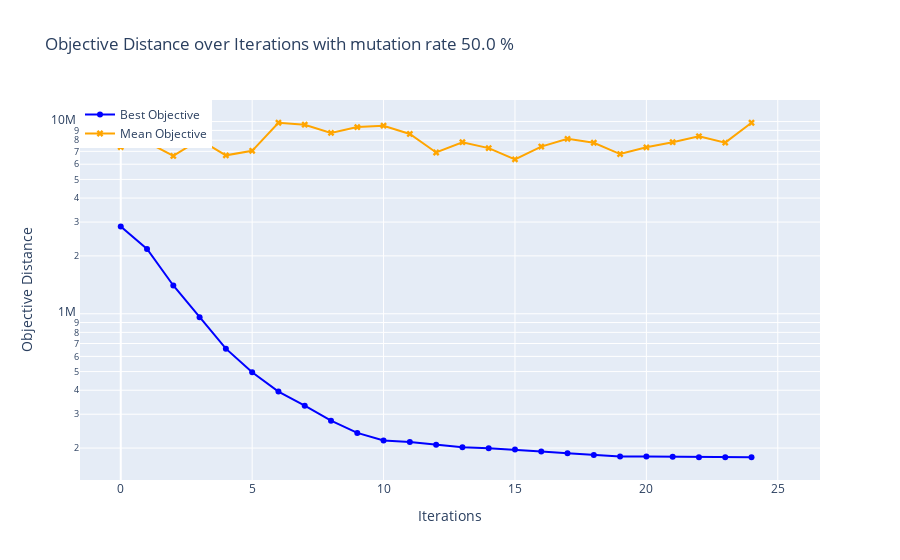
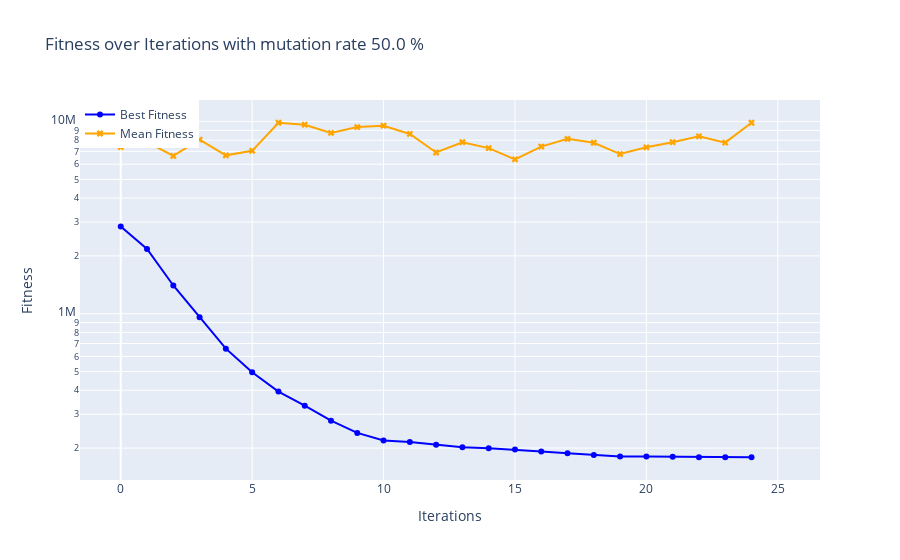
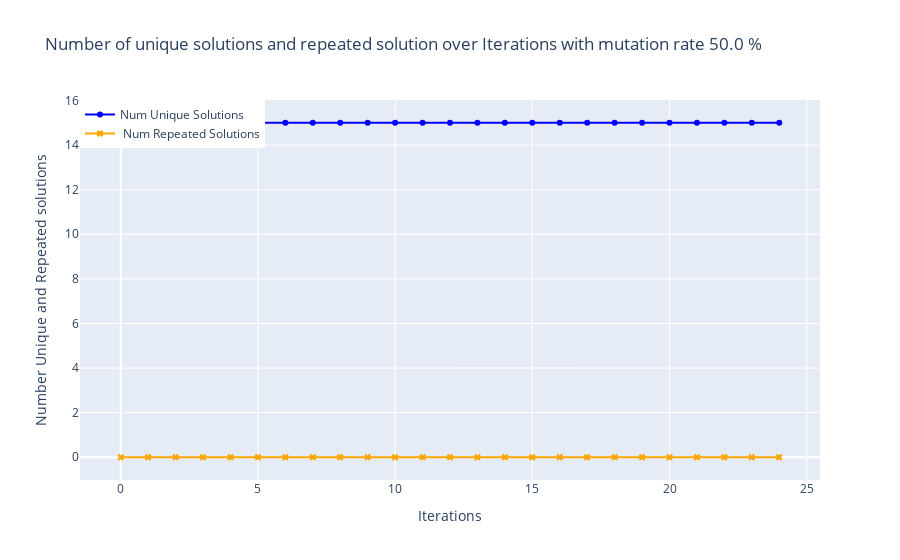
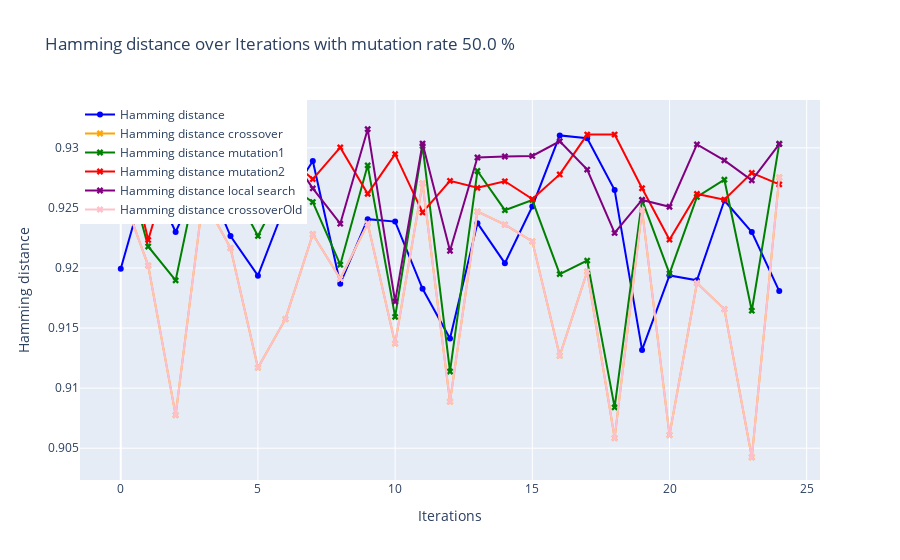

The cell these charts' notebook holds for them, in order:
### Code cell
def main():
    # Create an instance of the r0818807 class
    c = r0818807()

    # Define the filename for the dataset
    filename = 'tour1000.csv'

    # Run the optimization with local search enabled
    c.run(filename=filename, generateDataSets=False, clusters=False, local_search=True)

if __name__ == "__main__":
    main()

### Figure 1 — Plotly figure (JSON) as saved in the notebook; plotly's stock layout.template omitted (floating-point values rounded to 4 significant figures)
{"data": [{"line": {"color": "blue"}, "marker": {"symbol": "circle"}, "mode": "lines+markers", "name": "Best Objective", "type": "scatter", "x": [0, 1, 2, 3, 4, 5, 6, 7, 8, 9, 10, 11, 12, 13, 14, 15, 16, 17, 18, 19, 20, 21, 22, 23, 24], "y": [2845000.0, 2171000.0, 1403000.0, 960100.0, 658200.0, 495600.0, 393500.0, 332200.0, 277800.0, 239900.0, 218900.0, 215000.0, 208400.0, 202100.0, 199600.0, 196600.0, 192000.0, 188200.0, 184000.0, 180900.0, 180900.0, 180400.0, 179100.0, 179100.0, 179100.0]}, {"line": {"color": "orange"}, "marker": {"symbol": "x"}, "mode": "lines+markers", "name": "Mean Objective", "type": "scatter", "x": [0, 1, 2, 3, 4, 5, 6, 7, 8, 9, 10, 11, 12, 13, 14, 15, 16, 17, 18, 19, 20, 21, 22, 23, 24], "y": [7361000.0, 7821000.0, 6626000.0, 8060000.0, 6672000.0, 7046000.0, 9862000.0, 9633000.0, 8731000.0, 9363000.0, 9521000.0, 8625000.0, 6906000.0, 7811000.0, 7278000.0, 6357000.0, 7413000.0, 8130000.0, 7760000.0, 6777000.0, 7344000.0, 7810000.0, 8385000.0, 7771000.0, 9859000.0]}], "layout": {"annotations": [{"arrowhead": 1, "ax": -10, "ay": -40, "bgcolor": "white", "bordercolor": "black", "showarrow": true, "text": "Best: 179142.1851437517<br>Mean: 9858949.875273976", "x": 24, "y": 179100.0}], "hovermode": "x", "legend": {"x": 0, "y": 1}, "title": {"text": "Objective Distance over Iterations with mutation rate 50.0 %"}, "xaxis": {"title": {"text": "Iterations"}}, "yaxis": {"autorange": true, "title": {"text": "Objective Distance"}, "type": "log"}}}

### Figure 2 — Plotly figure (JSON) as saved in the notebook; plotly's stock layout.template omitted (floating-point values rounded to 4 significant figures)
{"data": [{"line": {"color": "blue"}, "marker": {"symbol": "circle"}, "mode": "lines+markers", "name": "Best Fitness", "type": "scatter", "x": [0, 1, 2, 3, 4, 5, 6, 7, 8, 9, 10, 11, 12, 13, 14, 15, 16, 17, 18, 19, 20, 21, 22, 23, 24], "y": [2845000.0, 2171000.0, 1403000.0, 960100.0, 658200.0, 495600.0, 393500.0, 332200.0, 277800.0, 239900.0, 218900.0, 215000.0, 208400.0, 202100.0, 199600.0, 196600.0, 192000.0, 188200.0, 184000.0, 180900.0, 180900.0, 180400.0, 179100.0, 179100.0, 179100.0]}, {"line": {"color": "orange"}, "marker": {"symbol": "x"}, "mode": "lines+markers", "name": "Mean Fitness", "type": "scatter", "x": [0, 1, 2, 3, 4, 5, 6, 7, 8, 9, 10, 11, 12, 13, 14, 15, 16, 17, 18, 19, 20, 21, 22, 23, 24], "y": [7361000.0, 7821000.0, 6626000.0, 8060000.0, 6672000.0, 7046000.0, 9862000.0, 9633000.0, 8731000.0, 9363000.0, 9521000.0, 8625000.0, 6906000.0, 7811000.0, 7278000.0, 6357000.0, 7413000.0, 8130000.0, 7760000.0, 6777000.0, 7344000.0, 7810000.0, 8385000.0, 7771000.0, 9859000.0]}], "layout": {"annotations": [{"arrowhead": 1, "ax": -10, "ay": -40, "bgcolor": "white", "bordercolor": "black", "showarrow": true, "text": "Best: 179142.1851437517<br>Mean: 9858949.875273976", "x": 24, "y": 179100.0}], "hovermode": "x", "legend": {"x": 0, "y": 1}, "title": {"text": "Fitness over Iterations with mutation rate 50.0 %"}, "xaxis": {"title": {"text": "Iterations"}}, "yaxis": {"autorange": true, "title": {"text": "Fitness"}, "type": "log"}}}

### Figure 3 — Plotly figure (JSON) as saved in the notebook; plotly's stock layout.template omitted (floating-point values rounded to 4 significant figures)
{"data": [{"line": {"color": "blue"}, "marker": {"symbol": "circle"}, "mode": "lines+markers", "name": "Num Unique Solutions", "type": "scatter", "x": [0, 1, 2, 3, 4, 5, 6, 7, 8, 9, 10, 11, 12, 13, 14, 15, 16, 17, 18, 19, 20, 21, 22, 23, 24], "y": [15, 15, 15, 15, 15, 15, 15, 15, 15, 15, 15, 15, 15, 15, 15, 15, 15, 15, 15, 15, 15, 15, 15, 15, 15]}, {"line": {"color": "orange"}, "marker": {"symbol": "x"}, "mode": "lines+markers", "name": " Num Repeated Solutions", "type": "scatter", "x": [0, 1, 2, 3, 4, 5, 6, 7, 8, 9, 10, 11, 12, 13, 14, 15, 16, 17, 18, 19, 20, 21, 22, 23, 24], "y": [0, 0, 0, 0, 0, 0, 0, 0, 0, 0, 0, 0, 0, 0, 0, 0, 0, 0, 0, 0, 0, 0, 0, 0, 0]}], "layout": {"hovermode": "x", "legend": {"x": 0, "y": 1}, "title": {"text": "Number of unique solutions and repeated solution over Iterations with mutation rate 50.0 %"}, "xaxis": {"title": {"text": "Iterations"}}, "yaxis": {"title": {"text": "Number Unique and Repeated solutions"}}}}

### Figure 4 — Plotly figure (JSON) as saved in the notebook; plotly's stock layout.template omitted (floating-point values rounded to 4 significant figures)
{"data": [{"line": {"color": "blue"}, "marker": {"symbol": "circle"}, "mode": "lines+markers", "name": "Hamming distance", "type": "scatter", "x": [0, 1, 2, 3, 4, 5, 6, 7, 8, 9, 10, 11, 12, 13, 14, 15, 16, 17, 18, 19, 20, 21, 22, 23, 24], "y": [0.9199, 0.928, 0.923, 0.928, 0.9227, 0.9194, 0.9253, 0.9289, 0.9187, 0.9241, 0.9239, 0.9183, 0.9141, 0.9237, 0.9204, 0.9251, 0.931, 0.9308, 0.9265, 0.9132, 0.9194, 0.919, 0.9256, 0.923, 0.9181]}, {"line": {"color": "orange"}, "marker": {"symbol": "x"}, "mode": "lines+markers", "name": "Hamming distance crossover", "type": "scatter", "x": [0, 1, 2, 3, 4, 5, 6, 7, 8, 9, 10, 11, 12, 13, 14, 15, 16, 17, 18, 19, 20, 21, 22, 23, 24], "y": [0.9265, 0.9202, 0.9078, 0.9258, 0.9217, 0.9117, 0.9157, 0.9228, 0.9191, 0.9237, 0.9137, 0.927, 0.9089, 0.9247, 0.9236, 0.9222, 0.9127, 0.9197, 0.9058, 0.9248, 0.9061, 0.9188, 0.9166, 0.9042, 0.9275]}, {"line": {"color": "green"}, "marker": {"symbol": "x"}, "mode": "lines+markers", "name": "Hamming distance mutation1", "type": "scatter", "x": [0, 1, 2, 3, 4, 5, 6, 7, 8, 9, 10, 11, 12, 13, 14, 15, 16, 17, 18, 19, 20, 21, 22, 23, 24], "y": [0.9302, 0.9218, 0.919, 0.9299, 0.927, 0.9227, 0.9271, 0.9255, 0.9203, 0.9285, 0.9159, 0.9302, 0.9114, 0.9281, 0.9248, 0.9257, 0.9195, 0.9206, 0.9084, 0.9257, 0.9195, 0.9259, 0.9273, 0.9164, 0.9303]}, {"line": {"color": "red"}, "marker": {"symbol": "x"}, "mode": "lines+markers", "name": "Hamming distance mutation2", "type": "scatter", "x": [0, 1, 2, 3, 4, 5, 6, 7, 8, 9, 10, 11, 12, 13, 14, 15, 16, 17, 18, 19, 20, 21, 22, 23, 24], "y": [0.9321, 0.9223, 0.93, 0.9265, 0.9287, 0.9269, 0.9293, 0.9274, 0.93, 0.9262, 0.9295, 0.9246, 0.9273, 0.9267, 0.9272, 0.9257, 0.9278, 0.9311, 0.9311, 0.9266, 0.9224, 0.9262, 0.9257, 0.9279, 0.927]}, {"line": {"color": "purple"}, "marker": {"symbol": "x"}, "mode": "lines+markers", "name": "Hamming distance local search", "type": "scatter", "x": [0, 1, 2, 3, 4, 5, 6, 7, 8, 9, 10, 11, 12, 13, 14, 15, 16, 17, 18, 19, 20, 21, 22, 23, 24], "y": [0.9302, 0.9313, 0.9309, 0.9315, 0.9308, 0.9278, 0.93, 0.9266, 0.9237, 0.9316, 0.9172, 0.9304, 0.9214, 0.9292, 0.9293, 0.9293, 0.9305, 0.9282, 0.9229, 0.9257, 0.9251, 0.9303, 0.929, 0.9273, 0.9303]}, {"line": {"color": "pink"}, "marker": {"symbol": "x"}, "mode": "lines+markers", "name": "Hamming distance crossoverOld", "type": "scatter", "x": [0, 1, 2, 3, 4, 5, 6, 7, 8, 9, 10, 11, 12, 13, 14, 15, 16, 17, 18, 19, 20, 21, 22, 23, 24], "y": [0.9265, 0.9202, 0.9078, 0.9258, 0.9217, 0.9117, 0.9157, 0.9228, 0.9191, 0.9237, 0.9137, 0.927, 0.9089, 0.9247, 0.9236, 0.9222, 0.9127, 0.9197, 0.9058, 0.9248, 0.9061, 0.9188, 0.9166, 0.9042, 0.9275]}], "layout": {"hovermode": "x", "legend": {"x": 0, "y": 1}, "title": {"text": "Hamming distance over Iterations with mutation rate 50.0 %"}, "xaxis": {"title": {"text": "Iterations"}}, "yaxis": {"title": {"text": "Hamming distance"}}}}
